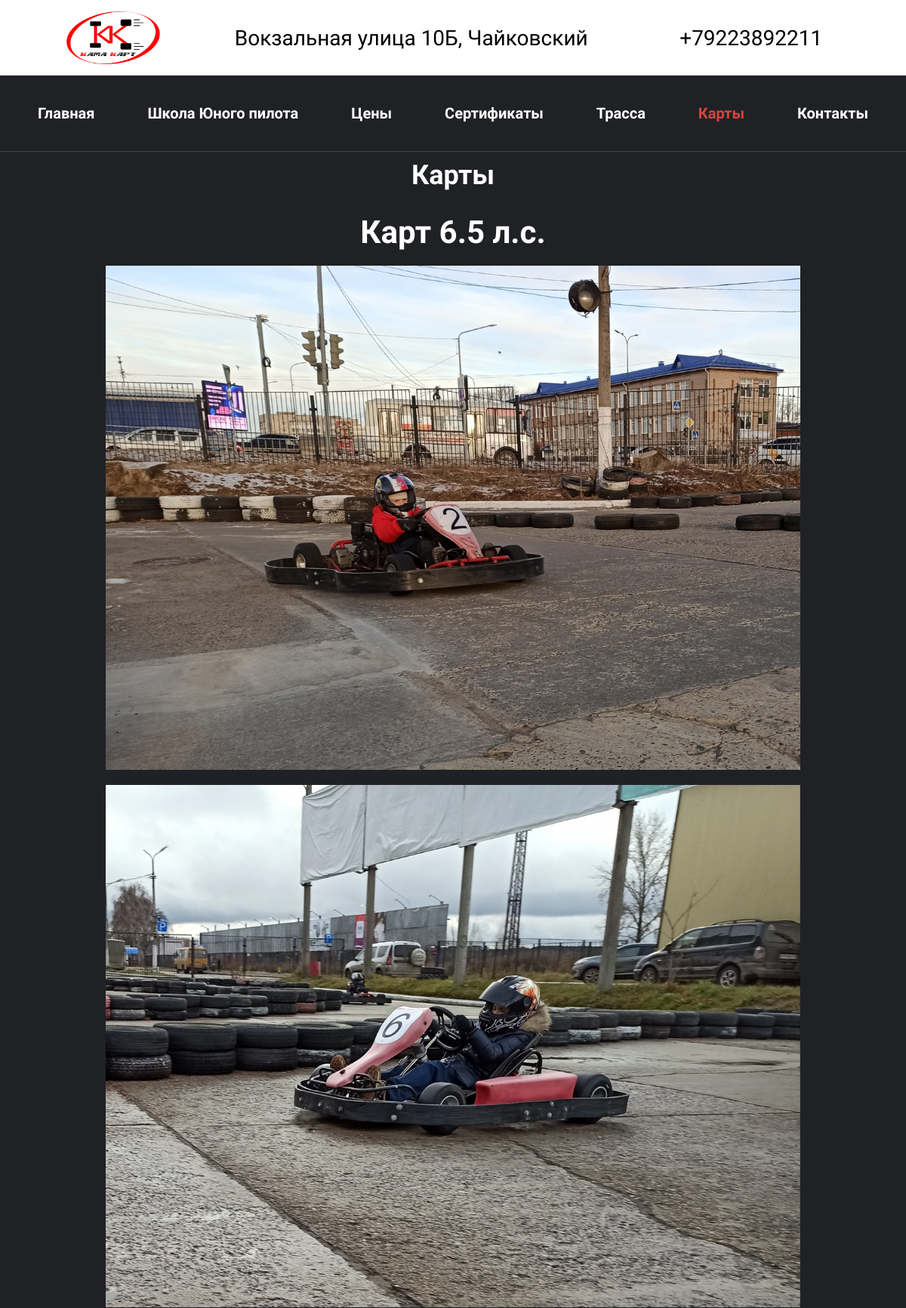
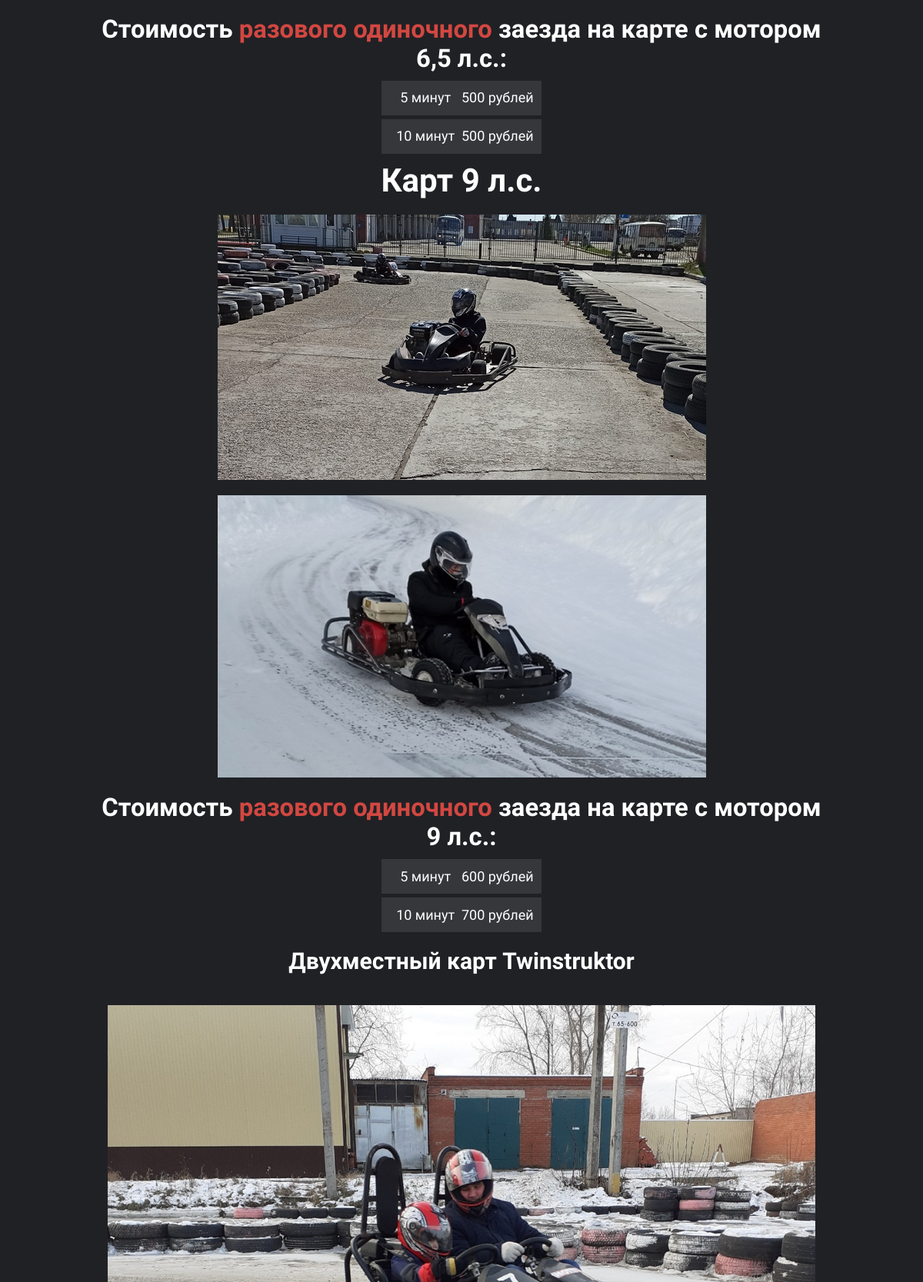
Screenshot of /kart.php (upper part) with the database file from the repository (2 pictures, top to bottom).
### tables this page shows
CREATE TABLE `contacts` (
  `id` int NOT NULL,
  `name` varchar(255) NOT NULL,
  `value` varchar(255) NOT NULL
);

CREATE TABLE `cart_price` (
  `id` int NOT NULL,
  `cart` varchar(255) NOT NULL,
  `price` int NOT NULL
);

### kart.php (the view, shortened to what this page needs)
<?php
include('php/head.php')
?>
</head>
<body>
    <?php
    include('php/header.php')
    ?>
    <main>
        <div class="content">
            <div class="karts__page">
                <div class="page__title">
                    <h1>Карты</h1>
                </div>
                <div class="karts">
                    <div class="kart65">
                        <h2>Карт 6.5 л.с.</h2>
                        <div class="kart1pic">
                            <img src="img/kart1_1.jpg" alt="kart1">
                            <img src="img/kart1_2.jpg" alt="kart1">
                        </div>
                        <div class="price__cart65">
                            <div class="cart65__title">
                                <h3>Стоимость <span style="color: #d24741;">разового одиночного</span> заезда на карте с
                                    мотором 6,5 л.с.: </h3>
                            </div>
                            <div class="price__cont">
                                <div class="cart65__container">
                                    <p>5 минут</p>
                                    <p class="index__PriceRub kartpage__price"><?php
                                                                        $sql = 'SELECT price FROM `cart_price` WHERE `id` = 1';
                                                                        $result = mysqli_query($link, $sql);
                                                                        while ($row = mysqli_fetch_array($result)) {
                                                                            echo ($row['price']);
                                                                        }
                                                                        ?> рублей</p>
                                </div>
                                <div class="cart65__container">
                                    <p>10 минут</p>
                                    <p class="index__PriceRub kartpage__price"><?php
                                                                        $sql = 'SELECT price FROM `cart_price` WHERE `id` = 2';
                                                                        $result = mysqli_query($link, $sql);
                                                                        while ($row = mysqli_fetch_array($result)) {
                                                                            echo ($row['price']);
                                                                        }
                                                                        ?> рублей</p>
                                </div>
                            </div>
                        </div>
                        <div class="kart9">
                        <h2>Карт 9 л.с.</h2>
                        <div class="kart1pic">
                            <img src="img/kart9_1.png" alt="kart9">
                            <img src="img/kart9_2.png" alt="kart9">
                        </div>
                        <div class="price__cart9">
                            <div class="cart65__title">
                                <h3>Стоимость <span style="color: #d24741;">разового одиночного</span> заезда на карте с
                                    мотором 9 л.с.: </h3>
                            </div>
                            <div class="price__cont">
                                <div class="cart65__container">
                                    <p>5 минут</p>
                                    <p class="index__PriceRub kartpage__price"><?php
                                                                        $sql = 'SELECT price FROM `cart_price` WHERE `id` = 3';
                                                                        $result = mysqli_query($link, $sql);
                                                                        while ($row = mysqli_fetch_array($result)) {
                                                                            echo ($row['price']);
                                                                        }
                                                                        ?> рублей</p>
                                </div>
                                <div class="cart65__container">
                                    <p>10 минут</p>
                                    <p class="index__PriceRub kartpage__price"><?php
                                                                        $sql = 'SELECT price FROM `cart_price` WHERE `id` = 4';
                                                                        $result = mysqli_query($link, $sql);
                                                                        while ($row = mysqli_fetch_array($result)) {
                                                                            echo ($row['price']);
                                                                        }
                                                                        ?> рублей</p>
                                </div>
                            </div>
                        </div>
                    </div>
                    <div class="kart2">
                        <h2>Двухместный карт Twinstruktor</h2>
                        <div class="kart1pic">
                            <img src="img/kart2_1.jpg" alt="kart2">
                        </div>
                    </div>
                </div>
            </div>
        </div>
    </main>
</body>
</html>

### php/head.php (shortened to what this page needs)
<!DOCTYPE html>
<html lang="ru">
<head>
    <link rel="stylesheet" href="css/style.css">
    <link rel="stylesheet" href="css/jquery-ui.css">

### php/header.php (shortened to what this page needs)
<header>
    <div class="header">
        <div class="header__top">
            <img src="img/logo.png" alt="logo" class="header__logo">
            <div class="header__addres">
                <?php
                $sql = 'SELECT value FROM `contacts` WHERE `id` = 2';
                $result = mysqli_query($link, $sql);
                while ($row = mysqli_fetch_array($result)) {
                    echo ('<p>' . $row['value'] . '</p>');
                }
                ?>
            </div>
            <div class="header__phone">
                <?php
                $sql = 'SELECT value FROM `contacts` WHERE `id` = 1';
                $result = mysqli_query($link, $sql);
                while ($row = mysqli_fetch_array($result)) {
                    echo ('<a href="tel:+' . $row['value'] . '">' . '+' . $row['value'] . '</a>');
                }
                ?>
            </div>
        </div>
        <div class="header__bot">
            <nav class="header__nav">
                <ul>
                    <li class="header__LinkMain"><a href="index.php">Главная</a></li>
                    <li class="header__LinkSchool"><a href="school.php">Школа Юного пилота</a></li>
                    <li class="header__LinkPrice"><a href="price.php">Цены</a></li>
                    <li class="header__LinkCert"><a href="certificate.php">Сертификаты</a></li>
                    <li class="header__LinkTrace"><a href="trace.php">Трасса</a></li>
                    <li class="header__Linkkart"><a href="kart.php">Карты</a></li>
                    <li class="header__LinkContact"><a href="contact.php">Контакты</a></li>
                </ul>
            </nav>
        </div>
    </div>
</header>

### css/style.css (style rules this page uses)
* { margin:0;padding:0;scroll-behavior:smooth }
body { background-color:#202125;font-family:'Exo 2',sans-serif }
.content { color:white;width:80vw;display:grid;justify-self:center;justify-content:center }
main { display:grid }
.header__top { display:grid;grid-template-columns:200px auto auto;grid-template-rows:100px;font-size:32px;color:#000;background-color:white;align-items:center;justify-items:center;padding-left:50px;padding-right:50px }
.header__bot { padding-left:50px;padding-right:50px;border-bottom:solid 1px rgba(255,255,255,.15) }
.header__nav { display:flex;height:100px }
.header__bot ul { width:100%;display:flex;justify-content:space-between;align-items:center;justify-items:center }
.header__bot li { list-style-type:none }
.header__bot li a { text-decoration:none;color:white;font-size:24px;font-weight:700;transition:0.5s }
.header__addres,.header__phone { display:grid;grid-template-columns:auto auto;grid-gap:20px }
.header__top a,.header__phone a { text-decoration:none;color:#000 }
.header__logo { height:80px }
.page__title { text-align:center;font-size:18px!important;margin-bottom:30px;margin-top:10px }
.active a { color:#d24741!important }
.price__cart65 { margin-bottom:10px }
.cart65__title { margin-bottom:10px }
.price__cont { display:grid;grid-template-rows:repeat(2,1fr);grid-row-gap:5px;justify-self:center }
.price__cont p { font-size:18px;line-height:20px }
.price__cont div:nth-child(1n) { background:#36373b }
.cart65__container { display:grid;grid-template-columns:repeat(2,1fr);height:35px;align-items:center;padding:5px 10px 5px 10px }
.cart65__container .index__PriceRub { justify-self:end }
.karts { text-align:center;font-size:28px }
.kart1pic,.kart2pic { display:grid;grid-gap:20px;grid-template-columns:repeat(2,1fr);justify-self:center;padding:20px }
.kart1pic img,.kart2pic img { width:700px;height:510px }
.kart1 h2,.kart2 h2 { margin-bottom:20px;margin-top:20px;font-size:30px }
.kart1,.kart2 { border-radius:5px }
.kartpage__price { justify-self:center!important }
@media only screen and (max-width:1300px) { .header__top { font-size:28px } }
@media only screen and (max-width:1300px) { .header__bot li a { font-size:20px } }
@media only screen and (max-width:1300px) { .header__logo { height:70px } }
@media only screen and (max-width:1300px) { .header__addres,.header__phone { grid-template-columns:1fr } }
@media only screen and (max-width:1470px) { .kart1pic,.kart2pic { grid-template-columns:1fr;justify-items:center } }
@media only screen and (max-width:1470px) { .kart1pic img,.kart2pic img { width:100%;height:auto } }

### rows the page displays
contacts: value "Вокзальная улица 10Б, Чайковский"
contacts: value "79223892211"
cart_price: price "500"
cart_price: price "500"
cart_price: price "600"
cart_price: price "700"
